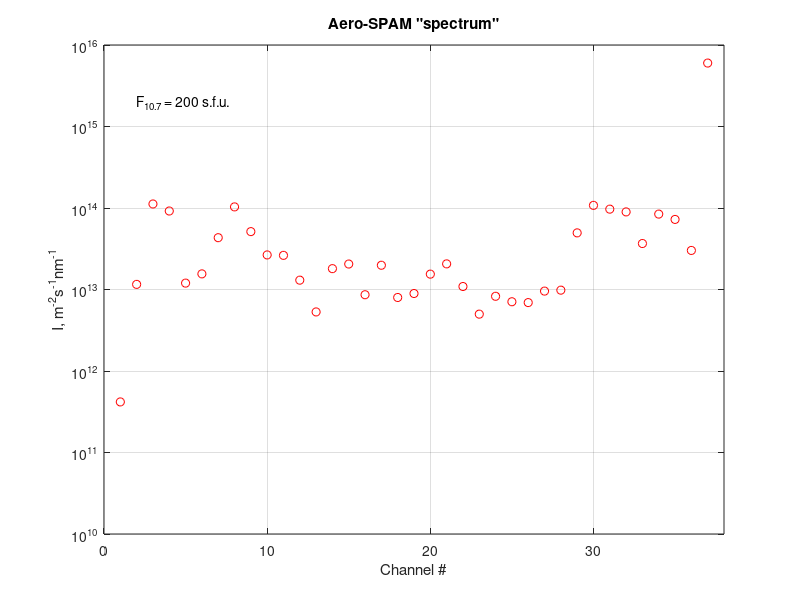

Write the MATLAB code that produced this figure.
clear all
% The Aero-SPAM model reconstructs the shortwave photon flux I, 1/(m^2*s*nm)  
% on the top of the Earth's atmosphere depending on the solar radio emission 
% flux F10.7.
%
% The Aero-SPAM model was developed by Vera Nikolaeva and Evgeny Gordeev
% and published in Geoscientific Model Development (GMD)
% [Nikolaeva and Gordeev, 2022].
%
% Note that the visualization is performed for specific spectral channels 
% numbered from 1 to 37, which include photon flux values in 17 spectral 
% lines and 20 spectral bands (see tab_AeroSPAM.txt).



%% ----- INPUT -----
F107 = 200 ;  % F10.7 index within valid limits of applicability: 65 < F10.7 < 200 s.f.u. 
% -------------------------------------------------------------------------



%% ----- Aero-SPAM -----
tab_ASPAM = load('tab_AeroSPAM.txt') ;
chan = tab_ASPAM(:,1) ;  % spectral channel
p1_ASPAM = tab_ASPAM(:,4) ;
p2_ASPAM = tab_ASPAM(:,5) ;
p3_ASPAM = tab_ASPAM(:,6) ;

% -- photon flux on the top of atmosphere --
Itop = p1_ASPAM.*F107^2 + p2_ASPAM.*F107 + p3_ASPAM ; 
%--------------------------------------------------------------------------


%% ----- spectrum visualization ------
figure
stem(chan, Itop, 'or') ;  hold on ; grid on ;
xlim([0 38]) ; ylim([1e10 1e16]) ;
set(gca,'yscal','log')
xlabel('Channel #') ;
ylabel('I, m^-^2s^-^1nm^-^1') ;
title('Aero-SPAM "spectrum"') ;
text(2, 2e+15, ['F_1_0_._7 = ',num2str(F107),' s.f.u.']) ;
%--------------------------------------------------------------------------
 



